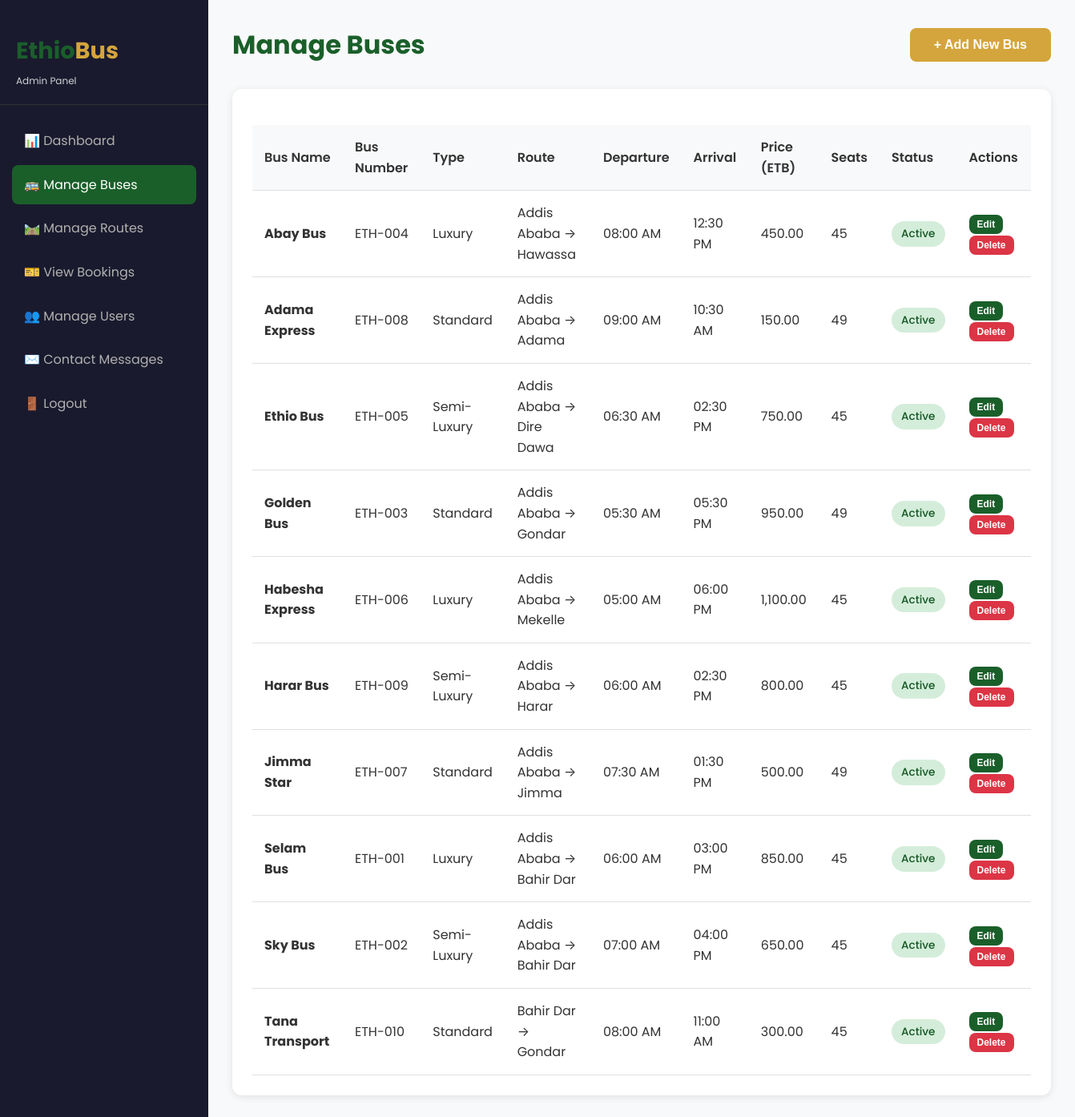
The app's page /admin/buses.php (signed in) with its own data.
### tables this page shows
CREATE TABLE buses (
    id INT AUTO_INCREMENT PRIMARY KEY,
    bus_name VARCHAR(100) NOT NULL,
    bus_number VARCHAR(20) NOT NULL UNIQUE,
    bus_type ENUM('Standard', 'Luxury', 'Semi-Luxury') DEFAULT 'Standard',
    total_seats INT NOT NULL DEFAULT 45,
    route_id INT NOT NULL,
    departure_time TIME NOT NULL,
    arrival_time TIME NOT NULL,
    price_birr DECIMAL(10,2) NOT NULL,
    status ENUM('active', 'inactive') DEFAULT 'active',
    created_at TIMESTAMP DEFAULT CURRENT_TIMESTAMP,
    FOREIGN KEY (route_id) REFERENCES routes(id) ON DELETE CASCADE
);

CREATE TABLE routes (
    id INT AUTO_INCREMENT PRIMARY KEY,
    origin VARCHAR(100) NOT NULL,
    destination VARCHAR(100) NOT NULL,
    distance_km INT NOT NULL,
    duration_hours DECIMAL(4,1) NOT NULL,
    status ENUM('active', 'inactive') DEFAULT 'active',
    created_at TIMESTAMP DEFAULT CURRENT_TIMESTAMP
);

### admin/buses.php (the view, shortened to what this page needs)
<?php
require_once __DIR__ . '/../includes/config.php';
$buses_sql = "SELECT b.*, r.origin, r.destination FROM buses b
              INNER JOIN routes r ON b.route_id = r.id
              ORDER BY b.bus_name ASC";
$buses_result = mysqli_query($conn, $buses_sql);
?>
<!DOCTYPE html>
<html lang="en">
<head>
    <link rel="stylesheet" href="/bus-reservation-ethiopia/assets/css/style.css">
</head>
<body>
    <div class="admin-layout">
        <aside class="sidebar">
            <div class="sidebar-header">
                <div class="logo">Ethio<span>Bus</span></div>
                <p style="font-size: 12px; opacity: 0.8; margin-top: 5px;">Admin Panel</p>
            </div>
            <ul class="sidebar-menu">
                <li><a href="dashboard.php">📊 Dashboard</a></li>
                <li><a href="buses.php" class="active">🚌 Manage Buses</a></li>
                <li><a href="routes.php">🛤️ Manage Routes</a></li>
                <li><a href="bookings.php">🎫 View Bookings</a></li>
                <li><a href="users.php">👥 Manage Users</a></li>
                <li><a href="messages.php">✉️ Contact Messages</a></li>
                <li><a href="logout.php">🚪 Logout</a></li>
            </ul>
        </aside>
        <main class="admin-content">
            <div class="admin-header">
                <h1>Manage Buses</h1>
                <button class="btn btn-primary" onclick="openModal('addBusModal')">+ Add New Bus</button>
            </div>
            <div class="card">
                <div class="table-container">
                    <table>
                        <thead>
                            <tr>
                                <th>Bus Name</th>
                                <th>Bus Number</th>
                                <th>Type</th>
                                <th>Route</th>
                                <th>Departure</th>
                                <th>Arrival</th>
                                <th>Price (ETB)</th>
                                <th>Seats</th>
                                <th>Status</th>
                                <th>Actions</th>
                            </tr>
                        </thead>
                        <tbody>
                            <?php while ($bus = mysqli_fetch_assoc($buses_result)): ?>
                                <tr>
                                    <td><strong><?php echo htmlspecialchars($bus['bus_name']); ?></strong></td>
                                    <td><?php echo htmlspecialchars($bus['bus_number']); ?></td>
                                    <td><?php echo htmlspecialchars($bus['bus_type']); ?></td>
                                    <td><?php echo htmlspecialchars($bus['origin']); ?> → <?php echo htmlspecialchars($bus['destination']); ?></td>
                                    <td><?php echo date('h:i A', strtotime($bus['departure_time'])); ?></td>
                                    <td><?php echo date('h:i A', strtotime($bus['arrival_time'])); ?></td>
                                    <td><?php echo number_format($bus['price_birr'], 2); ?></td>
                                    <td><?php echo $bus['total_seats']; ?></td>
                                    <td>
                                        <span class="status-badge status-<?php echo $bus['status'] === 'active' ? 'confirmed' : 'cancelled'; ?>">
                                            <?php echo ucfirst($bus['status']); ?>
                                        </span>
                                    </td>
                                    <td>
                                        <button class="btn btn-secondary" style="padding: 5px 10px; font-size: 12px;"
                                                onclick="editBus(<?php echo htmlspecialchars(json_encode($bus)); ?>)">
                                            Edit
                                        </button>
                                        <form method="POST" style="display: inline;"
                                              onsubmit="return confirm('Are you sure you want to delete this bus?')">
                                            <button type="submit" class="btn btn-danger" style="padding: 5px 10px; font-size: 12px;">
                                                Delete
                                            </button>
                                        </form>
                                    </td>
                                </tr>
                            <?php endwhile; ?>
                        </tbody>
                    </table>
                </div>
            </div>
        </main>
    </div>
</body>
</html>

### assets/css/style.css (style rules this page uses)
:root { --primary-color: #1a5f2a; --primary-dark: #134a20; --primary-light: #2e8b3e; --accent-color: #d4a53c; --accent-dark: #b8912f; --text-color: #333333; --text-light: #666666; --text-muted: #999999; --bg-color: #f8f9fa; --bg-white: #ffffff; --bg-dark: #1a1a2e; --border-color: #e0e0e0; --success-color: #28a745; --warning-color: #ffc107; --danger-color: #dc3545; --info-color: #17a2b8; --shadow: 0 2px 10px rgba(0, 0, 0, 0.1); --shadow-lg: 0 5px 25px rgba(0, 0, 0, 0.15); --transition: all 0.3s ease; --border-radius: 8px; --border-radius-lg: 12px; }
* { margin: 0; padding: 0; box-sizing: border-box; }
html { scroll-behavior: smooth; }
body { font-family: 'Poppins', -apple-system, BlinkMacSystemFont, 'Segoe UI', Roboto, sans-serif; font-size: 16px; line-height: 1.6; color: var(--text-color); background-color: var(--bg-color); min-height: 100vh; }
a { text-decoration: none; color: inherit; transition: var(--transition); }
ul { list-style: none; }
.logo { font-size: 1.8rem; font-weight: 700; color: var(--primary-color); }
.logo span { color: var(--accent-color); }
.btn { display: inline-block; padding: 12px 30px; border-radius: var(--border-radius); font-weight: 600; font-size: 1rem; cursor: pointer; transition: var(--transition); border: none; text-align: center; }
.btn-primary { background: var(--accent-color); color: white; }
.btn-secondary { background: var(--primary-color); color: white; }
.btn-danger { background: var(--danger-color); color: white; }
.card { background: var(--bg-white); border-radius: var(--border-radius-lg); padding: 25px; box-shadow: var(--shadow); transition: var(--transition); }
.status-badge { display: inline-block; padding: 5px 12px; border-radius: 20px; font-size: 0.85rem; font-weight: 500; }
.status-confirmed { background: #d4edda; color: #155724; }
table { width: 100%; border-collapse: collapse; margin-top: 20px; }
table th, table td { padding: 15px; text-align: left; border-bottom: 1px solid var(--border-color); }
table th { background: var(--bg-color); font-weight: 600; color: var(--text-color); }
.admin-layout { display: flex; min-height: 100vh; }
.sidebar { width: 260px; background: var(--bg-dark); color: white; padding: 20px 0; position: fixed; height: 100vh; overflow-y: auto; }
.sidebar-header { padding: 20px; border-bottom: 1px solid #333; margin-bottom: 20px; }
.sidebar-menu { padding: 0 15px; }
.sidebar-menu a { display: flex; align-items: center; gap: 12px; padding: 12px 15px; border-radius: var(--border-radius); color: #b0b0b0; margin-bottom: 5px; transition: var(--transition); }
.sidebar-menu a:hover, .sidebar-menu a.active { background: var(--primary-color); color: white; }
.admin-content { flex: 1; margin-left: 260px; padding: 30px; background: var(--bg-color); }
.admin-header { display: flex; justify-content: space-between; align-items: center; margin-bottom: 30px; }
.admin-header h1 { color: var(--primary-color); }
:root { --light-gray: #f5f5f5; }

### records on screen
buses: bus_name "Abay Bus", bus_number "ETH-004", bus_type "Luxury", route.origin "Addis Ababa", route.destination "Hawassa", departure_time "08:00 AM", arrival_time "12:30 PM", price_birr "450.00", total_seats "45", status "Active"
buses: bus_name "Adama Express", bus_number "ETH-008", bus_type "Standard", route.origin "Addis Ababa", route.destination "Adama", departure_time "09:00 AM", arrival_time "10:30 AM", price_birr "150.00", total_seats "49", status "Active"
buses: bus_name "Ethio Bus", bus_number "ETH-005", bus_type "Semi-Luxury", route.origin "Addis Ababa", route.destination "Dire Dawa", departure_time "06:30 AM", arrival_time "02:30 PM", price_birr "750.00", total_seats "45", status "Active"
buses: bus_name "Golden Bus", bus_number "ETH-003", bus_type "Standard", route.origin "Addis Ababa", route.destination "Gondar", departure_time "05:30 AM", arrival_time "05:30 PM", price_birr "950.00", total_seats "49", status "Active"
buses: bus_name "Habesha Express", bus_number "ETH-006", bus_type "Luxury", route.origin "Addis Ababa", route.destination "Mekelle", departure_time "05:00 AM", arrival_time "06:00 PM", price_birr "1,100.00", total_seats "45", status "Active"
buses: bus_name "Harar Bus", bus_number "ETH-009", bus_type "Semi-Luxury", route.origin "Addis Ababa", route.destination "Harar", departure_time "06:00 AM", arrival_time "02:30 PM", price_birr "800.00", total_seats "45", status "Active"
buses: bus_name "Jimma Star", bus_number "ETH-007", bus_type "Standard", route.origin "Addis Ababa", route.destination "Jimma", departure_time "07:30 AM", arrival_time "01:30 PM", price_birr "500.00", total_seats "49", status "Active"
buses: bus_name "Selam Bus", bus_number "ETH-001", bus_type "Luxury", route.origin "Addis Ababa", route.destination "Bahir Dar", departure_time "06:00 AM", arrival_time "03:00 PM", price_birr "850.00", total_seats "45", status "Active"
buses: bus_name "Sky Bus", bus_number "ETH-002", bus_type "Semi-Luxury", route.origin "Addis Ababa", route.destination "Bahir Dar", departure_time "07:00 AM", arrival_time "04:00 PM", price_birr "650.00", total_seats "45", status "Active"
buses: bus_name "Tana Transport", bus_number "ETH-010", bus_type "Standard", route.origin "Bahir Dar", route.destination "Gondar", departure_time "08:00 AM", arrival_time "11:00 AM", price_birr "300.00", total_seats "45", status "Active"
